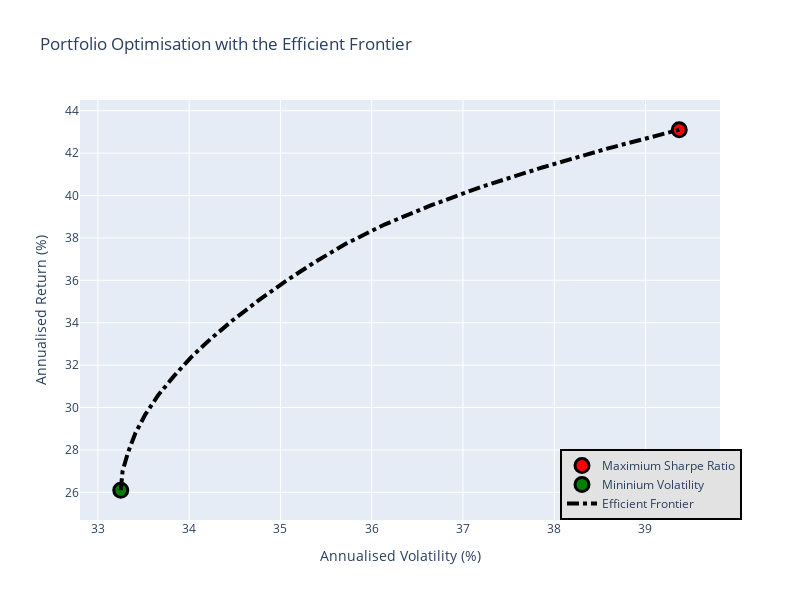

The cell this chart's notebook holds for it:
### Code cell
EF_graph(meanReturns, covMatrix)

### Figure 1 — Plotly figure (JSON) as saved in the notebook; plotly's stock layout.template omitted (floating-point values rounded to 4 significant figures)
{"data": [{"marker": {"color": "red", "line": {"color": "black", "width": 3}, "size": 14}, "mode": "markers", "name": "Maximium Sharpe Ratio", "type": "scatter", "x": [39.37], "y": [43.1]}, {"marker": {"color": "green", "line": {"color": "black", "width": 3}, "size": 14}, "mode": "markers", "name": "Mininium Volatility", "type": "scatter", "x": [33.25], "y": [26.1]}, {"line": {"color": "black", "dash": "dashdot", "width": 4}, "mode": "lines", "name": "Efficient Frontier", "type": "scatter", "x": [33.25, 33.27, 33.33, 33.41, 33.52, 33.66, 33.83, 34.02, 34.24, 34.49, 34.76, 35.05, 35.37, 35.72, 36.14, 36.64, 37.21, 37.86, 38.58, 39.37], "y": [26.1, 27, 27.89, 28.79, 29.68, 30.58, 31.47, 32.37, 33.26, 34.16, 35.05, 35.94, 36.84, 37.73, 38.63, 39.52, 40.42, 41.31, 42.21, 43.1]}], "layout": {"height": 600, "legend": {"bgcolor": "#E2E2E2", "bordercolor": "black", "borderwidth": 2, "traceorder": "normal", "x": 0.75, "y": 0}, "showlegend": true, "title": {"text": "Portfolio Optimisation with the Efficient Frontier"}, "width": 800, "xaxis": {"title": {"text": "Annualised Volatility (%)"}}, "yaxis": {"title": {"text": "Annualised Return (%)"}}}}
